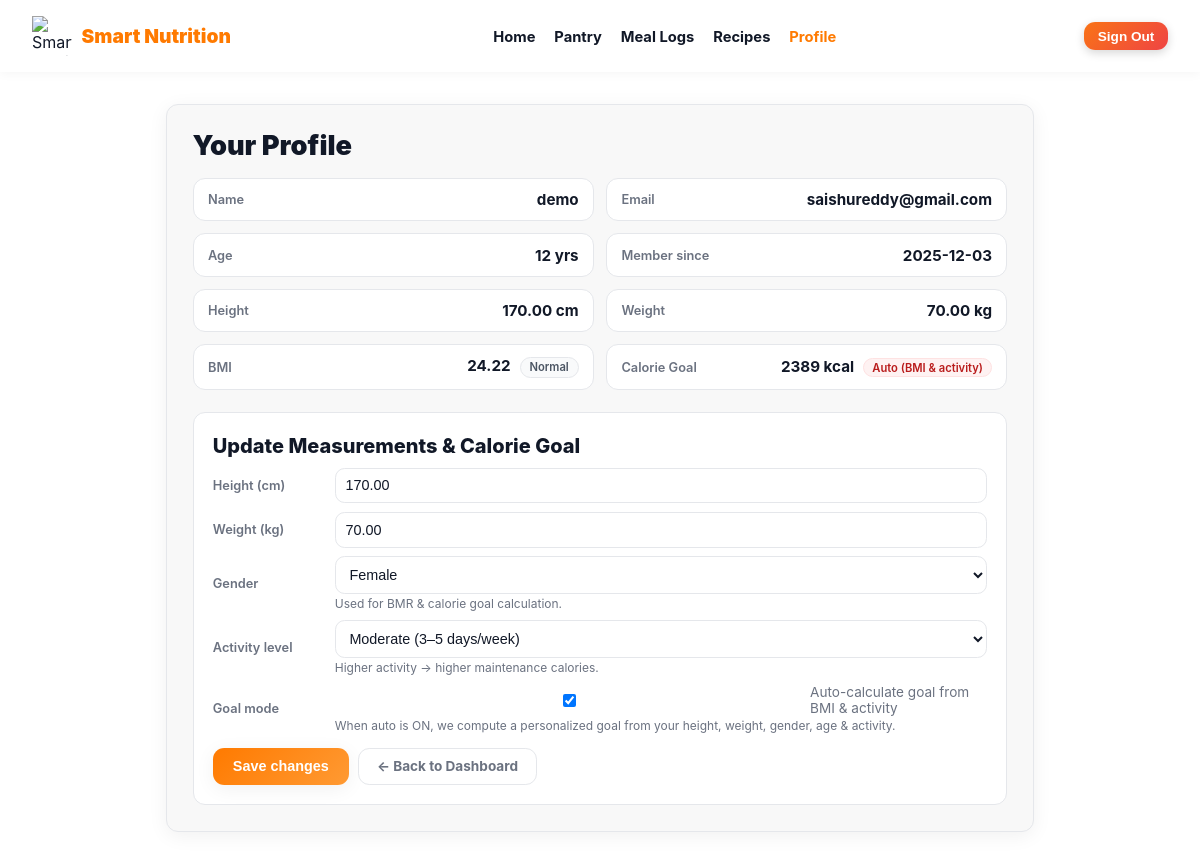
Page /profile.php (signed in) on the committed database.
### tables this page shows
CREATE TABLE `users` (
  `id` int(11) NOT NULL,
  `name` varchar(100) NOT NULL,
  `age` tinyint(3) UNSIGNED DEFAULT NULL,
  `height_cm` decimal(5,2) DEFAULT NULL,
  `weight_kg` decimal(5,2) DEFAULT NULL,
  `email` varchar(190) NOT NULL,
  `password_hash` varchar(255) NOT NULL,
  `created_at` timestamp NOT NULL DEFAULT current_timestamp(),
  `reset_otp` varchar(10) DEFAULT NULL,
  `reset_otp_expires` datetime DEFAULT NULL,
  `reset_otp_expires_at` datetime DEFAULT NULL,
  `cal_goal` int(11) DEFAULT NULL,
  `gender` enum('male','female') DEFAULT NULL,
  `activity_level` enum('sedentary','light','moderate','active','very_active') DEFAULT NULL,
  `auto_cal_goal` tinyint(1) NOT NULL DEFAULT 1
);

### profile.php (the view, shortened to what this page needs)
<?php
function db(): PDO {
    $dsn = 'mysql:host='.DB_HOST.';dbname='.DB_NAME.';charset=utf8mb4';
    $pdo = new PDO($dsn, DB_USER, DB_PASS, [
        PDO::ATTR_ERRMODE => PDO::ERRMODE_EXCEPTION,
        PDO::ATTR_DEFAULT_FETCH_MODE => PDO::FETCH_ASSOC,
    ]);
    return $pdo;
}
function e(string $s): string { return htmlspecialchars($s, ENT_QUOTES, 'UTF-8'); }
$pdo    = db();
$userId = (int)$_SESSION['user_id'];
$st  = $pdo->prepare('
    SELECT id, name, email, age, height_cm, weight_kg, gender, activity_level,
           auto_cal_goal, cal_goal, created_at
      FROM users
     WHERE id = ?
     LIMIT 1
');
$st->execute([$userId]);
$user = $st->fetch();
$bmi = null;
$bmiLabel = 'N/A';
if (!empty($user['height_cm']) && !empty($user['weight_kg']) && (float)$user['height_cm'] > 0) {
    $h_m = ((float)$user['height_cm']) / 100.0;
    if ($h_m > 0) {
        $bmi = (float)$user['weight_kg'] / ($h_m * $h_m);
        $bmi = round($bmi, 2);
        if ($bmi < 18.5)       $bmiLabel = 'Underweight';
        elseif ($bmi < 25)     $bmiLabel = 'Normal';
        elseif ($bmi < 30)     $bmiLabel = 'Overweight';
        else                   $bmiLabel = 'Obesity';
    }
}
$autoCal  = (int)($user['auto_cal_goal'] ?? 1);
$calGoal  = (int)($user['cal_goal'] ?? 2000);
$gender   = (string)($user['gender'] ?? '');
$activity = (string)($user['activity_level'] ?? '');
?>
<!doctype html>
<html lang="en">
<head>
</head>
<body>
<header>
  <div class="logo-wrap">
    <img src="assets/img/smart_nutrition_logo.png" alt="Smart Nutrition">
    <div class="logo-text">Smart Nutrition</div>
  </div>
  <nav>
    <a href="Index.php">Home</a>
    <a href="food_items.php">Pantry</a>
    <a href="meallogs.php">Meal Logs</a>
    <a href="recipes.php">Recipes</a>
    <a href="profile.php" class="active">Profile</a>
  </nav>
  <div class="header-right">
    <form method="post" action="signout.php" style="margin:0;">
      <button type="submit" class="btn-signout">Sign Out</button>
    </form>
  </div>
</header>
<div class="container">
  <div class="card">
    <h1>Your Profile</h1>
    <div class="grid-2">
      <div class="field">
        <div class="field-label">Name</div>
        <div class="field-value"><?= e($user['name'] ?? '—') ?></div>
      </div>
      <div class="field">
        <div class="field-label">Email</div>
        <div class="field-value"><?= e($user['email'] ?? '—') ?></div>
      </div>
      <div class="field">
        <div class="field-label">Age</div>
        <div class="field-value">
          <?= isset($user['age']) && $user['age'] !== '' ? e((string)$user['age']) . ' yrs' : '—' ?>
        </div>
      </div>
      <div class="field">
        <div class="field-label">Member since</div>
        <div class="field-value">
          <?= !empty($user['created_at']) ? e(substr((string)$user['created_at'],0,10)) : '—' ?>
        </div>
      </div>
      <div class="field">
        <div class="field-label">Height</div>
        <div class="field-value">
          <?= isset($user['height_cm']) && $user['height_cm'] !== '' ? e((string)$user['height_cm']).' cm' : '—' ?>
        </div>
      </div>
      <div class="field">
        <div class="field-label">Weight</div>
        <div class="field-value">
          <?= isset($user['weight_kg']) && $user['weight_kg'] !== '' ? e((string)$user['weight_kg']).' kg' : '—' ?>
        </div>
      </div>
      <div class="field">
        <div class="field-label">BMI</div>
        <div class="field-value">
          <?php if ($bmi !== null): ?>
            <?= e(number_format($bmi, 2)) ?>
            <span class="bmi-pill"><?= e($bmiLabel) ?></span>
          <?php else: ?>
            —
          <?php endif; ?>
        </div>
      </div>
      <div class="field">
        <div class="field-label">Calorie Goal</div>
        <div class="field-value">
          <?= $calGoal ?> kcal
          <?php if ($autoCal): ?>
            <span class="tag-pill">Auto (BMI & activity)</span>
          <?php else: ?>
            <span class="tag-pill" style="background:#eff6ff;border-color:#bfdbfe;color:#1d4ed8;">Manual</span>
          <?php endif; ?>
        </div>
      </div>
    </div>
    <form method="post" action="profile.php" class="edit-card">
      <h2>Update Measurements & Calorie Goal</h2>
      <div class="edit-row">
        <div class="edit-label">Height (cm)</div>
        <div class="edit-input">
          <input
            type="number"
            step="0.01"
            min="50"
            max="300"
            id="height_cm"
            name="height_cm"
            value="<?= e((string)($user['height_cm'] ?? '')) ?>"
            placeholder="e.g., 170.0"
          >
        </div>
      </div>
      <div class="edit-row">
        <div class="edit-label">Weight (kg)</div>
        <div class="edit-input">
          <input
            type="number"
            step="0.01"
            min="10"
            max="500"
            id="weight_kg"
            name="weight_kg"
            value="<?= e((string)($user['weight_kg'] ?? '')) ?>"
            placeholder="e.g., 65.5"
          >
        </div>
      </div>
      <div class="edit-row">
        <div class="edit-label">Gender</div>
        <div class="edit-input">
          <select name="gender" id="gender">
            <option value="female" <?= $gender === 'female' ? 'selected' : '' ?>>Female</option>
          </select>
          <div class="hint">Used for BMR & calorie goal calculation.</div>
        </div>
      </div>
      <div class="edit-row">
        <div class="edit-label">Activity level</div>
        <div class="edit-input">
          <select name="activity_level" id="activity_level">
            <option value="moderate"     <?= $activity === 'moderate'     ? 'selected' : '' ?>>Moderate (3–5 days/week)</option>
          </select>
          <div class="hint">Higher activity → higher maintenance calories.</div>
        </div>
      </div>
      <div class="edit-row">
        <div class="edit-label">Goal mode</div>
        <div class="edit-input">
          <label style="font-size:.85rem;color:var(--muted);display:flex;align-items:center;gap:.45rem;">
            <input type="checkbox" name="auto_cal_goal" id="auto_cal_goal" value="1" <?= $autoCal ? 'checked' : '' ?>>
            Auto-calculate goal from BMI & activity
          </label>
          <div class="hint">
            When auto is ON, we compute a personalized goal from your height, weight, gender, age & activity.
          </div>
        </div>
      </div>
      <div class="actions">
        <button type="submit" class="btn-save">Save changes</button>
        <a href="Index.php" class="btn-back">← Back to Dashboard</a>
      </div>
    </form>
  </div>
</div>
</body>
</html>

### profile.php (style rules this page uses)
:root { --bg:#ffffff; --text:#111827; --muted:#6b7280; --accent:#ff7a00; --accent2:#ff9a33; --panel:#f8f8f8; --border:#e5e7eb; --radius:12px; --shadow:0 4px 20px rgba(0,0,0,.06); }
* { box-sizing:border-box; }
body { margin:0; font-family:"Inter",system-ui,sans-serif; background:var(--bg); color:var(--text); }
header { display:flex; justify-content:space-between; align-items:center; padding:1rem 2rem; background:#fff; box-shadow:0 2px 10px rgba(0,0,0,.04); position:sticky; top:0; z-index:10; }
.logo-wrap { display:flex; align-items:center; gap:.6rem; }
.logo-wrap img { width:40px; height:40px; }
.logo-text { font-weight:900; font-size:1.2rem; color:var(--accent); }
nav a { text-decoration:none; margin-left:.9rem; font-weight:700; font-size:.92rem; color:var(--text); }
nav a.active { color:var(--accent); }
.header-right { display:flex; align-items:center; gap:.6rem; }
.btn-signout { padding:.4rem .85rem; border-radius:.7rem; border:none; background:linear-gradient(135deg,#f97316,#ef4444); color:#fff; font-weight:700; font-size:.85rem; cursor:pointer; box-shadow:0 3px 10px rgba(0,0,0,.16); }
.container { max-width:900px; margin:2rem auto 2.5rem; padding:0 1rem; }
.card { background:var(--panel); border-radius:var(--radius); border:1px solid var(--border); box-shadow:var(--shadow); padding:1.5rem 1.6rem 1.6rem; }
h1 { margin:0 0 1rem; font-size:1.7rem; font-weight:900; color:#111827; }
h2 { margin:.2rem 0 .6rem; font-size:1.25rem; font-weight:800; color:#111827; }
.grid-2 { display:grid; grid-template-columns:repeat(2,minmax(0,1fr)); gap:.75rem; }
.field { display:flex; justify-content:space-between; align-items:center; padding:.7rem .9rem; border-radius:.75rem; background:#ffffff; border:1px solid var(--border); }
.field-label { font-size:.8rem; font-weight:600; color:var(--muted); }
.field-value { font-size:.95rem; font-weight:700; color:#111827; }
.bmi-pill { display:inline-block; margin-left:.35rem; padding:.15rem .55rem; border-radius:999px; font-size:.7rem; font-weight:600; border:1px solid #e5e7eb; color:#4b5563; background:#f9fafb; }
.tag-pill { display:inline-block; margin-left:.35rem; padding:.12rem .5rem; border-radius:999px; font-size:.7rem; font-weight:600; border:1px solid #fee2e2; color:#b91c1c; background:#fef2f2; }
.edit-card { margin-top:1.4rem; background:#ffffff; border-radius:var(--radius); border:1px solid var(--border); padding:1.1rem 1.2rem 1.2rem; }
.edit-row { display:flex; align-items:center; gap:.75rem; margin-top:.55rem; }
.edit-label { font-size:.8rem; font-weight:600; color:var(--muted); min-width:110px; }
.edit-input { flex:1; }
.edit-input input, .edit-input select { width:100%; padding:.55rem .6rem; border-radius:.6rem; border:1px solid var(--border); font-size:.9rem; color:var(--text); background:#fff; }
.actions { margin-top:.9rem; display:flex; flex-wrap:wrap; gap:.6rem; }
.btn-save { padding:.65rem 1.25rem; border-radius:.7rem; border:none; cursor:pointer; background:linear-gradient(135deg,var(--accent),var(--accent2)); color:#fff; font-weight:800; font-size:.9rem; box-shadow:var(--shadow); }
.btn-back { padding:.6rem 1.1rem; border-radius:.7rem; border:1px solid var(--border); background:#ffffff; color:var(--muted); font-size:.85rem; font-weight:700; text-decoration:none; display:inline-flex; align-items:center; gap:.25rem; }
.hint { font-size:.75rem; color:var(--muted); margin-top:.15rem; }

### rows in the picture
users: name "demo", email "saishureddy@gmail.com", age "12", created_at "2025-12-03", height_cm "170.00", weight_kg "70.00", bmi "24.22", bmiLabel "Normal", cal_goal "2389", gender "Female", activity_level "Moderate (3–5 days/week)", auto_cal_goal "☑"
